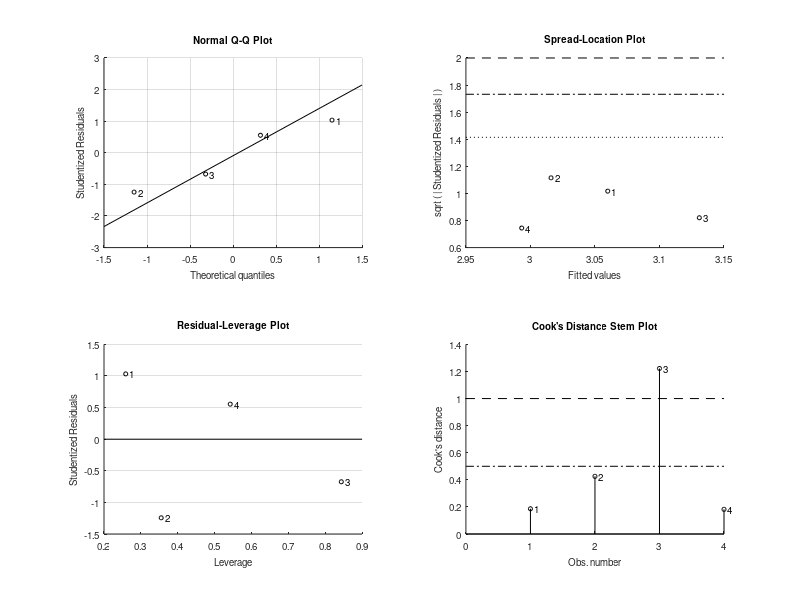

Write the MATLAB code that produced this figure. (Note: this script raises an error after producing the figure.)
Subject = ["S01"; "S03"; "S05"; "S06"; "S00"];

Weight = [78.71; 87.01; 65.31; 91.30; 62];
Height = [1.79; 1.83; 1.71; 1.78; 1.68];
Force  = [4.5; 1.4; 2.7; 3.6; 2.6];

Weight_fit = Weight(1:4);
Height_fit = Height(1:4);
Force_fit  = Force(1:4);

mdl_weight = fitlm(Weight_fit, Force_fit);

disp('=== Force vs Weight Regression ===');
disp(mdl_weight);

Force_pred_w = predict(mdl_weight, Weight_fit);


figure;
hold on;

plot(Weight_fit, Force_pred_w, 'r-', 'LineWidth', 1.5);

plot(Weight_fit, Force_fit, 'bo', 'MarkerSize', 8, 'LineWidth', 1.5);

plot(Weight(5), Force(5), 'ro', 'MarkerSize', 8, 'LineWidth', 1.5);

xlabel('Weight (kg)');
ylabel('Force (BW)');
title('Force vs Weight Regression Analysis');
grid on;
legend('Regression Fit', 'experimental Data (S01–S06)', 'telemetric Data (S00)', 'Location','Southwest');

exportgraphics(gcf, 'Force_vs_Weight.png', 'Resolution', 300);
hold off;

mdl_height = fitlm(Height_fit, Force_fit);

disp('=== Force vs Height Regression ===');
disp(mdl_height);

Force_pred_h = predict(mdl_height, Height_fit);

figure;
hold on;

plot(Height_fit, Force_pred_h, 'r-', 'LineWidth', 1.5);

plot(Height_fit, Force_fit, 'bo', 'MarkerSize', 8, 'LineWidth', 1.5);

plot(Height(5), Force(5), 'ro', 'MarkerSize', 8, 'LineWidth', 1.5);

xlabel('Height (m)');
ylabel('Force (BW)');
title('Force vs Height Regression Analysis ');
grid on;
legend('Regression Fit', 'experimental Data (S01–S06)', 'telemetric Data (S00)', 'Location','Southwest');

exportgraphics(gcf, 'Force_vs_Height.png', 'Resolution', 300);
hold off;
